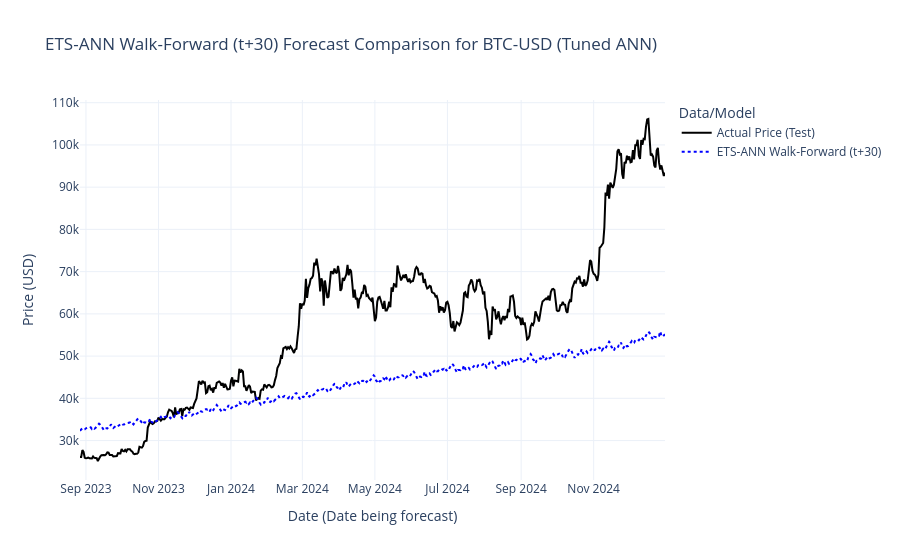

Notebook cell for this chart:
### Markdown cell above
## 13. Visualize Walk-Forward Results (t+h)

### Code cell
print("\n--- Plotting Walk-Forward Forecasts ---")
prediction_dates = test_data_full.index[h-1:]
if len(prediction_dates) != len(ets_ann_walk_forward_predictions_h_step):
     min_plot_len = min(len(prediction_dates), len(ets_ann_walk_forward_predictions_h_step))
     prediction_dates = prediction_dates[:min_plot_len]
     plot_predictions = ets_ann_walk_forward_predictions_h_step[:min_plot_len]
     plot_actuals = y_test_actual_h_step[:min_plot_len]
else:
     plot_predictions = ets_ann_walk_forward_predictions_h_step
     plot_actuals = y_test_actual_h_step

results_df_wf = pd.DataFrame({
    'Actual': plot_actuals.flatten(),
    f'ETS-ANN (t+{h})': plot_predictions.flatten()
}, index=prediction_dates)

fig = go.Figure()
fig.add_trace(go.Scatter(x=results_df_wf.index, y=results_df_wf['Actual'], mode='lines', name='Actual Price (Test)', line=dict(color='black')))
fig.add_trace(go.Scatter(x=results_df_wf.index, y=results_df_wf[f'ETS-ANN (t+{h})'], mode='lines', name=f'ETS-ANN Walk-Forward (t+{h})', line=dict(color='blue', dash='dot')))
fig.update_layout(
    title=f'ETS-ANN Walk-Forward (t+{h}) Forecast Comparison for {ticker} (Tuned ANN)',
    xaxis_title="Date (Date being forecast)", yaxis_title="Price (USD)", legend_title="Data/Model", template="plotly_white"
)
fig.show()

### Figure 1 — Plotly figure (JSON) as saved in the notebook; plotly's stock layout.template omitted (floating-point values rounded to 4 significant figures; data arrays with more than 128 entries replaced by an {"elided": "..."} marker saying what was removed)
{"data": [{"line": {"color": "black"}, "mode": "lines", "name": "Actual Price (Test)", "type": "scatter", "x": {"elided": "493 str values"}, "y": {"elided": "493 float values"}}, {"line": {"color": "blue", "dash": "dot"}, "mode": "lines", "name": "ETS-ANN Walk-Forward (t+30)", "type": "scatter", "x": {"elided": "493 str values"}, "y": {"elided": "493 float values"}}], "layout": {"legend": {"title": {"text": "Data/Model"}}, "title": {"text": "ETS-ANN Walk-Forward (t+30) Forecast Comparison for BTC-USD (Tuned ANN)"}, "xaxis": {"title": {"text": "Date (Date being forecast)"}}, "yaxis": {"title": {"text": "Price (USD)"}}}}
